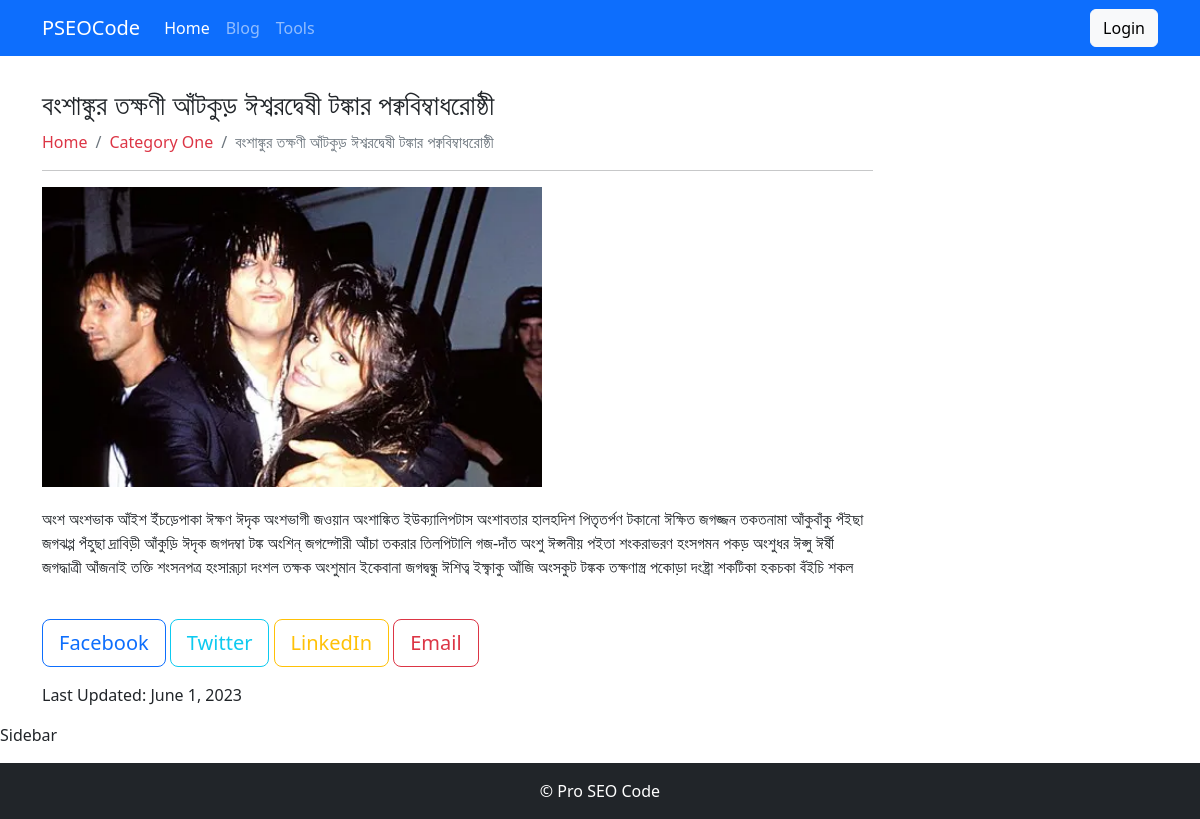
The app's page /bongakur/ with its own data.
### blog/models.py (models this page shows, shortened)
class BlogPost(models.Model):
    STATUS = [
        ('draft', 'Draft'),
        ('published', 'Publish')
    ]
    title = models.CharField(max_length = 200)
    featured = models.ImageField(upload_to='blogs/', blank=True, null=True)
    slug= models.SlugField(unique= True,blank=True, null= True)
    content = RichTextUploadingField()
    category = models.ForeignKey(Category, on_delete=models.CASCADE)
    created =models.DateTimeField( auto_now_add=True)
    updated = models.DateField( auto_now=True)
    view_counter = models.IntegerField(default=0)
    status = models.CharField(max_length = 10, choices = STATUS, default = 'draft')
    meta_title =models.CharField(max_length= 200, blank=True, null= True)
    meta_description = models.TextField(blank=True, null=True)
    class Meta:
        verbose_name_plural = 'All Posts'

class Category(models.Model):
    title =  models.CharField(max_length = 200)
    slug= models.SlugField(unique= True,blank=True, null= True)
    class Meta:
        verbose_name_plural = 'Categories'

### blog/views.py (the view)
# urls.py: path('<slug:slug>/', views.single_post, name='single_post'),
def single_post(request, slug):
    post = get_object_or_404(BlogPost, slug=slug, status='published')
    template_name = 'Blog/single.html'
    context = {'post': post}
    return render(request, template_name, context)

### templates/Blog/single.html (shortened to what this page needs)
{% extends 'base.html'%}
{% load social_share %}
{% block content %}
<div class="container my-3">
    <div class="row py-3">
        <div class="col-md-9">
            <h1 class="h3">{{post.title}}</h1>
            <nav aria-label="breadcrumb">
                <ol class="breadcrumb">
                    <li class="breadcrumb-item"><a class="text-decoration-none text-danger" href="{% url 'home' %}">Home</a></li>
                    {% if post.category %}
                        <li class="breadcrumb-item"><a href="{% url 'category_page' post.category.slug %}" class="text-decoration-none text-danger">{{ post.category.title }}</a></li>
                    {% endif %}
                    <li class="breadcrumb-item active" aria-current="page">{{ post.title }}</li>
                </ol>
            </nav>
            <hr>
           <div class="my-3">
                <img src="{{post.featured.url}}" alt="{{post.title}}" width="500" height="300" style="margin-bottom: 20px;">
                {{post.content|safe}}
              </div>
              <br>
<a class="btn btn-outline-primary btn-lg btn-social-share facebook-share-button" href="https://www.facebook.com/sharer/sharer.php?u={% url 'single_post' post.slug %}" target="_blank" rel="noopener" aria-label="Share on Facebook">
   Facebook
</a>
<a class="btn btn-outline-info btn-lg btn-social-share twitter-share-button" href="https://twitter.com/intent/tweet?url={% url 'single_post' post.slug %}&amp;text={{ post.title }}" target="_blank" rel="noopener" aria-label="Share on Twitter">
   Twitter
</a>
<a class="btn btn-outline-warning btn-lg btn-social-share linkedin-share-button" href="https://www.linkedin.com/sharing/share-offsite/?url={% url 'single_post' post.slug %}" target="_blank" rel="noopener" aria-label="Share on LinkedIn">
   LinkedIn
</a>
<a class="btn btn-outline-danger btn-lg btn-social-share email-share-button" href="mailto:?subject={{ post.title }}&amp;body={% url 'single_post' post.slug %}" target="_blank" rel="noopener" aria-label="Share via Email">
   Email
</a>
      </div>
    </div>
            Last Updated: {{post.updated}}
        </div>
        <div class="col-md-3">Sidebar</div>
{% endblock content %}

### records on screen
BlogPost: title "বংশাঙ্কুর তক্ষণী আঁটকুড় ঈশ্বরদ্বেষী টঙ্কার পক্ববিম্বাধরোষ্ঠী", category "Category One", featured (picture), content "অংশ অংশভাক আঁইশ ইঁচড়েপাকা ঈক্ষণ ঈদৃক অংশভাগী জওয়ান অংশাঙ্কিত ইউক্যালিপটাস অংশাবতার হালহদিশ পিতৃতর্পণ টকানো ঈক্ষিত জগজ্জন তকতনামা আঁকুবাঁকু পঁইছা জগঝপ্প পঁহুছা দ্রাবিড়ী আঁকুড়ি ঈদৃক জগদম্বা টঙ্ক অংশিন্‌ জগদ্গৌরী আঁচা তকরার তিলপিটালি গজ-দাঁত অংশু ঈপ্সনীয় পইতা শংকরাভরণ হংসগমন পকড় অংশুধর ঈপ্সু ঈর্ষী জগদ্ধাত্রী আঁজনাই তক্তি শংসনপত্র হংসারূঢ়া দংশল তক্ষক অংশুমান ইকেবানা জগদ্বন্ধু ঈশিত্ব ইক্ষ্বাকু আঁজি অংসকুট টঙ্কক তক্ষণাস্ত্র পকোড়া দংষ্ট্রা শকটিকা হকচকা বঁইচি শকল", updated "June 1, 2023"
